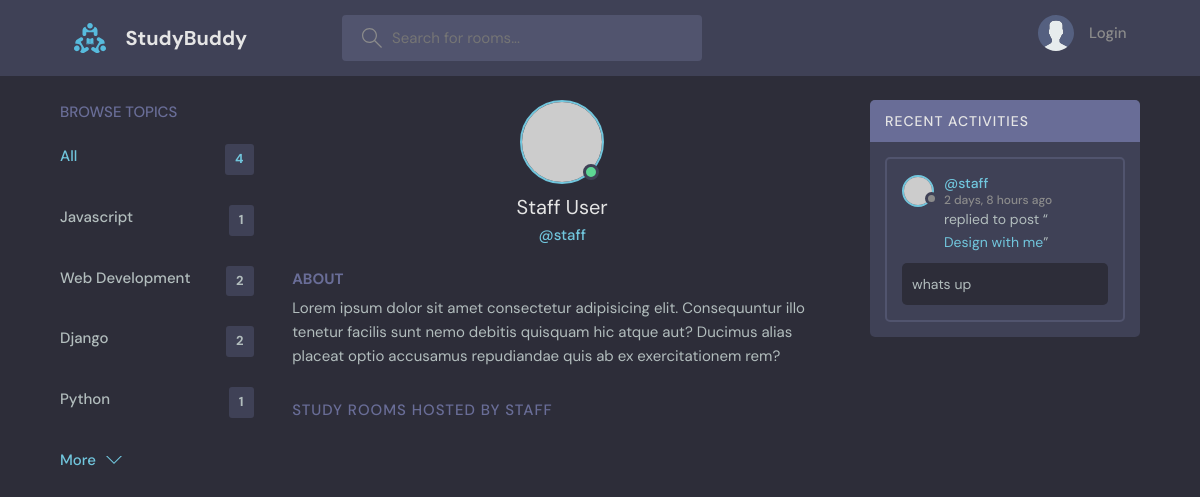
/user-profile/4/, run on the app's committed database.
### base/models.py (models this page shows, shortened)
class Topic(models.Model):
    name = models.CharField(max_length=200)

class Message(models.Model):
    user = models.ForeignKey(User, on_delete=models.CASCADE)
    room = models.ForeignKey(Room, on_delete=models.CASCADE)
    body = models.TextField()
    updated = models.DateTimeField(auto_now=True)
    created = models.DateTimeField(auto_now_add=True)
    class Meta:
        ordering = ['-updated', '-created']
    def __str__(self):
        return self.body[0:50]

class Room(models.Model):
    host = models.ForeignKey(User, on_delete=models.SET_NULL, null=True)
    topic = models.ForeignKey(Topic, on_delete = models.SET_NULL, null=True)
    name = models.CharField(max_length=200)
    description = models.TextField(blank=True, null=True)
    participants = models.ManyToManyField(User, related_name='participants', blank=True)
    updated = models.DateTimeField(auto_now=True)
    created = models.DateTimeField(auto_now_add=True)
    class Meta:
        ordering = ['-updated', '-created']
    def __str__(self):
        return self.name

### base/views.py (the view)
# urls.py: path('user-profile/<str:pk>/',views.userProfile, name="user-profile"),
def userProfile(request, pk):
    user = User.objects.get(id=pk)
    rooms = user.room_set.all()
    room_messages = user.message_set.all()
    topics = Topic.objects.all()
    context = {'user': user, 'rooms': rooms, 'room_messages': room_messages, 'topics': topics}
    return render(request, 'base/profile.html', context)

### base/templates/base/profile.html (shortened to what this page needs)
{% extends 'main.html' %}
{% block content %}
  <main class="profile-page layout layout--3">
    <div class="container">
      {% include 'base/topic_component.html' %}
      <div class="roomList">
        <div class="profile">
          <div class="profile__avatar">
            <div class="avatar avatar--large active">
              <img src="https://randomuser.me/api/portraits/men/11.jpg" />
            </div>
          </div>
          <div class="profile__info">
            <h3>{{user.first_name}} {{user.last_name}}</h3>
            <p>@{{user.username}}</p>
          </div>
          <div class="profile__about">
            <h3>About</h3>
            <p>
              Lorem ipsum dolor sit amet consectetur adipisicing elit. Consequuntur illo tenetur
              facilis sunt nemo debitis quisquam hic atque aut? Ducimus alias placeat optio
              accusamus repudiandae quis ab ex exercitationem rem?
            </p>
          </div>
        </div>
        <div class="roomList__header">
          <div>
            <h2>Study Rooms Hosted by {{user.username}}</a>
            </h2>
          </div>
        </div>
      </div>
      {% include 'base/activity_component.html' %}
    </div>
  </main>
{% endblock %}

### base/templates/base/topic_component.html
<div class="topics">
    <div class="topics__header">
      <h2>Browse Topics</h2>
    </div>
    <ul class="topics__list">
      <li>
        <a href="{% url 'home' %}" class="active">All <span>{{topics.count}}</span></a>
      </li>
      {% for topic in topics %}
        <li>
            <a href="{% url 'home' %}?q={{topic.name}}">{{topic.name}}<span>{{topic.room_set.all.count}}</span></a>
        </li>
      {% endfor %}
    </ul>
    <a class="btn btn--link" href="topics.html">
      More
      <svg version="1.1" xmlns="http://www.w3.org/2000/svg" width="32" height="32" viewBox="0 0 32 32">
        <title>chevron-down</title>
        <path d="M16 21l-13-13h-3l16 16 16-16h-3l-13 13z"></path>
      </svg>
    </a>
  </div>

### base/templates/base/activity_component.html (shortened to what this page needs)
<div class="activities">
    <div class="activities__header">
      <h2>Recent Activities</h2>
    </div>
    {% for message in room_messages %}
    <div class="activities__box">
      <div class="activities__boxHeader roomListRoom__header">
        <a href="{% url 'user-profile' message.user.id %}" class="roomListRoom__author">
          <div class="avatar avatar--small">
            <img src="https://randomuser.me/api/portraits/women/11.jpg" />
          </div>
          <p>
            @{{message.user}}
            <span>{{message.created|timesince}} ago</span>
          </p>
        </a>
      </div>
      <div class="activities__boxContent">
        <p>replied to post “<a href="{% url 'room' message.room.id %}">{{message.room}}</a>”</p>
        <div class="activities__boxRoomContent">
          {{message}}
        </div>
      </div>
    </div>
    {% endfor %}
</div>

### data on the page
Topic: name "Javascript", room_set.all.count "1"
Topic: name "Web Development", room_set.all.count "2"
Topic: name "Django", room_set.all.count "2"
Topic: name "Python", room_set.all.count "1"
Message: user "staff", created "2 days, 8 hours", room "Design with me", body "whats up"

### other printed values
{{ topics.count }} "4"
{{ user.first_name }} "Staff"
{{ user.last_name }} "User"
{{ user.username }} "staff"
{{ user.username }} "STAFF"
